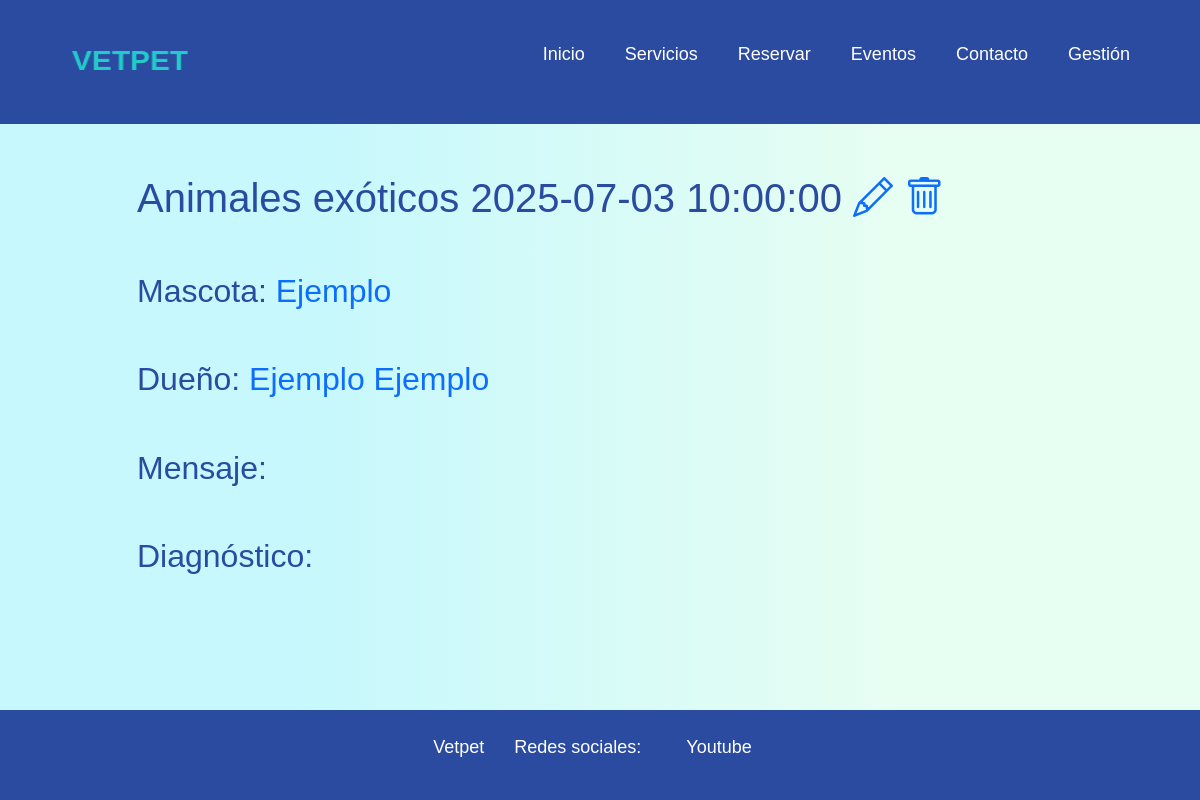
The app's page /detallesReserva.php?idReserva=34 (signed in) with its own data.
### tables this page shows
CREATE TABLE `reservas` (
  `idReserva` int(11) NOT NULL,
  `idUsuario` int(11) NOT NULL,
  `idMascota` int(11) NOT NULL,
  `email` varchar(100) NOT NULL,
  `telefono` int(9) NOT NULL,
  `servicio` varchar(20) NOT NULL,
  `fecha` date NOT NULL,
  `hora` time NOT NULL,
  `mensaje` varchar(500) NOT NULL,
  `diagnostico` varchar(500) NOT NULL
);

CREATE TABLE `mascotas` (
  `idMascota` int(11) NOT NULL,
  `nombreMascota` varchar(100) NOT NULL,
  `tipoAnimal` varchar(50) NOT NULL,
  `raza` varchar(50) NOT NULL,
  `fechaNacimiento` date NOT NULL,
  `Historial` varchar(500) NOT NULL,
  `idUsuario` int(11) NOT NULL
);

CREATE TABLE `usuarios` (
  `idUsuario` int(11) NOT NULL,
  `email` varchar(100) NOT NULL,
  `pass` varchar(100) NOT NULL,
  `nombreUsuario` varchar(100) NOT NULL,
  `apellidosUsuario` varchar(100) NOT NULL,
  `telefono` int(9) NOT NULL,
  `DNI` varchar(9) NOT NULL,
  `rol` varchar(7) NOT NULL
);

### detallesReserva.php (the view, shortened to what this page needs)
<?php
include_once 'Encabezado.php';
include_once 'menu.php';
include_once 'conexion.php';
if (isset($_GET['idReserva'])) {
    $idReserva = intval($_GET['idReserva']);
} else {
    echo "<script>alert('Reserva no especificada'); window.location = 'gestion.php';</script>";
    exit;
}
$sqlReserva = "SELECT * FROM reservas WHERE idReserva = $idReserva";
$resultadoReserva = $conexion->query($sqlReserva);
if ($resultadoReserva && $resultadoReserva->num_rows > 0) {
    $reserva = $resultadoReserva->fetch_assoc();
    $idUsuario = $reserva['idUsuario'];
    $idMascota = $reserva['idMascota'];
    $servicio = $reserva['servicio'];
    $fecha = $reserva['fecha'];
    $hora = $reserva['hora'];
    $mensaje = $reserva['mensaje'];
    $diagnostico = $reserva['diagnostico'];
} else {
    echo "<p>Reserva no encontrada.</p>";
}
$sqlUsuario = "SELECT * FROM usuarios WHERE idUsuario = $idUsuario";
$resultadoUsuario = $conexion->query($sqlUsuario);
if ($resultadoUsuario && $resultadoUsuario->num_rows > 0) {
    $usuario = $resultadoUsuario->fetch_assoc();
    $nombreUsuario= $usuario['nombreUsuario'];
    $apellidosUsuario= $usuario['apellidosUsuario'];
} else {
    echo "<p>Usuario no encontrado.</p>";
}
$sqlUsuario = "SELECT * FROM mascotas WHERE idMascota = $idMascota";
$resultadoMascota = $conexion->query($sqlUsuario);
if ($resultadoMascota && $resultadoMascota->num_rows > 0) {
    $mascota = $resultadoMascota->fetch_assoc();
    $nombreMascota= $mascota['nombreMascota'];
} else {
    echo "<p>Usuario no encontrado.</p>";
}
?>
<main class="contenido-principal">
<main class="container">
    <section class="row">
    <section class="col">
    </section>
    <section class="col-10">
            <h1 class="hIzquierda"><?php echo $servicio." ".$fecha." ".$hora ?>
            <a href="modificarReserva.php?idReserva=<?php echo $idReserva; ?>"><i class="bi bi-pencil"></i></a>
            <a href="?idReserva=<?php echo $idReserva; ?>&borrar=<?php echo $idReserva; ?>"
                onclick="return confirm('¿Seguro que quieres borrar esta reserva?');">
                <i class="bi bi-trash"></i></a>
            <h2 class="hIzquierda">Mascota: <a href="detallesMascota.php?idMascota=<?php echo $idMascota; ?>"><?php echo $nombreMascota ?></a></h2>
            <h2 class="hIzquierda">Dueño: <a href="detallesUsuarios.php?idUsuario=<?php echo $idUsuario; ?>"><?php echo $nombreUsuario. " ". $apellidosUsuario ?></a></h2>
            <h2 class="hIzquierda">Mensaje: <?php echo $mensaje ?></h2>
            <h2 class="hIzquierda">Diagnóstico: <?php echo $diagnostico ?></h2>
        </section>
        <section class="col">
   </section>
   </section>
   </main>
</main>
<?php
include_once 'footer.php';
?>

### css/menuYFooter.css (style rules this page uses)
* { margin: 0; padding: 0; box-sizing: border-box; text-decoration: none; list-style: none; }
body { background: linear-gradient( 90deg, rgba(198, 248, 253, 1) 25%, rgba(231, 254, 242, 1) 75%); font-family: Arial, Helvetica, sans-serif; }
html, body { height: 100%; display: flex; flex-direction: column; }
.contenido-principal { flex: 1; }
a, a:visited, a:hover, a:active { text-decoration: none !important; }

### css/inicio.css (style rules this page uses)
.hIzquierda { margin-top: 50px; font-family: Arial, Helvetica, sans-serif; color: #2b4ba1; text-align: left; }

### records on screen
reservas: servicio "Animales exóticos", fecha "2025-07-03", hora "10:00:00"
mascotas: nombreMascota "Ejemplo"
usuarios: nombreUsuario "Ejemplo", apellidosUsuario "Ejemplo"
